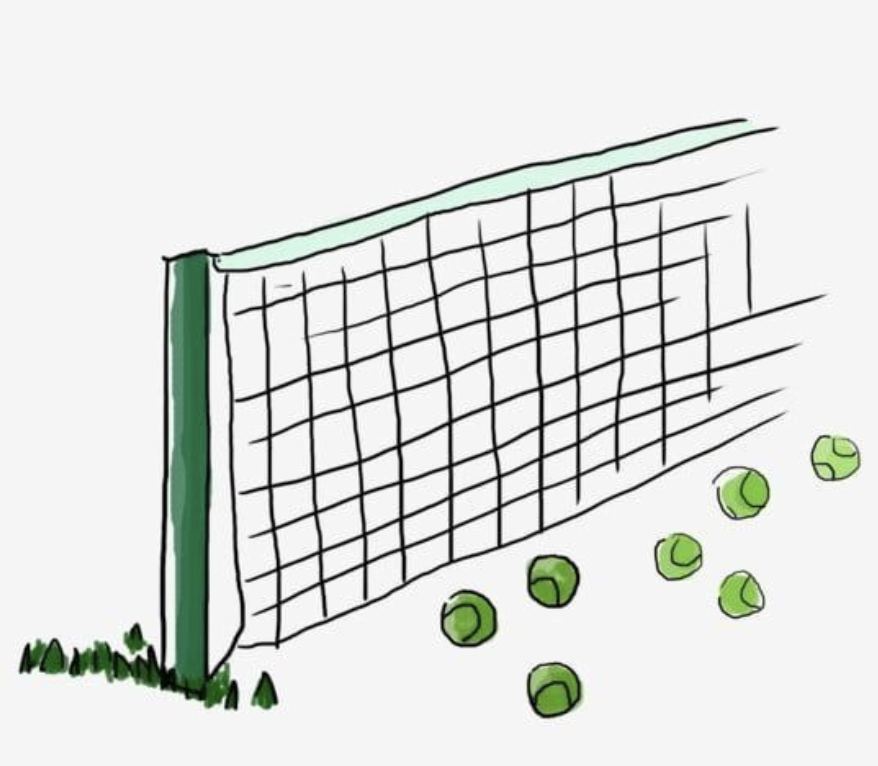
#> input picture dessins-source/filet.png, 878 x 766 px
$ python preparer-dessins.py
#> lines starting #> are read from the running program, lines starting #| are printed output that depends on the picture
#!/usr/bin/env python3
"""
============================================================================
 Prépare les dessins du premier écran.

     python3 scripts/preparer-dessins.py

 Les dessins d'origine sont dans `dessins-source/`, tels qu'ils sont arrivés :
 fond blanc ou crème, couleurs diverses, marges quelconques. Ce dossier n'est pas
 publié — il ne sert qu'à pouvoir refaire le travail. Le site, lui, ne veut qu'une chose de chacun
 d'eux : SA MATIÈRE. On la lui donne en trois gestes.

   1. LE FOND DISPARAÎT. Chaque pixel est jugé sur sa clarté : plus il est
      clair, plus il devient transparent. Un dessin au trait sur papier blanc
      se détoure ainsi tout seul, sans découpe et sans halo — et les demi-tons
      du crayon gardent leur demi-transparence.

   2. LE DESSIN PASSE À L'ENCRE DE LA MAISON. Une seule couleur, la même pour
      tous : c'est ce qui fait tenir ensemble neuf dessins qui n'ont ni le même
      auteur ni le même outil. Les dessins de tennis prennent le VERT SAPIN,
      ceux de la table gardent la TERRE BATTUE.

   3. LES MARGES TOMBENT. L'image est ramenée à son dessin, au pixel près :
      c'est la seule façon de pouvoir la positionner à un pourcentage d'écran
      et d'obtenir ce qu'on a demandé.

 Le seuil de clarté (`SEUIL`) est le seul réglage. Plus haut, le fond part
 mieux mais les traits pâles s'effacent ; plus bas, tout tient mais le papier
 laisse un voile.
============================================================================
"""

import os
import sys

SAPIN = (0x27, 0x52, 0x3D)   # le vert du club, pour les dessins de tennis
TERRE = (0xC0, 0x60, 0x3A)   # la terre battue, pour les dessins de table
CREME = (0xF4, 0xF1, 0xE9)   # pour les dessins posés SUR une surface sombre
CREME_SOURCE = (249, 234, 225)   # le papier des dessins d'origine, mesuré
SEUIL = 0.90                 # au-dessus de cette clarté, c'est du papier
GAMMA = 0.72                 # densifie les demi-tons : sans lui, un dessin peint
                             # aux couleurs claires arrive délavé sur la crème
DOSSIER = os.path.join(os.path.dirname(os.path.abspath(__file__)), "..", "images")

# Chaque source, sa couleur, le rognage à faire AVANT tout le reste (gauche,
# haut, droite, bas — pour les incrustations d'écran), et sa LARGEUR FINALE.
#
# Cette dernière est le double de la largeur d'affichage réglée dans
# `css/accueil.css` : de quoi être net sur un écran Retina, et rien de plus. Un
# dessin livré en 1000 px pour être affiché en 225 pèse quatre fois trop lourd,
# et il est chargé AVANT le premier affichage — c'est-à-dire au pire moment.
SOURCES = [
    ("trait-filet-2026-09a.png",    "filet.png",    SAPIN, (0, 0, 0, 0), 440, []),
    # LES QUATRE DESSINS ARRIVÉS EN SEPTEMBRE. Ils remplacent ceux du site
    # modèle, qui ont été retirés : plus une seule image de la table ne vient
    # d'ailleurs que d'ici.
    #
    # Les deux premiers sont des dessins au trait continu, sur fond blanc franc :
    # ils se détourent tout seuls et n'ont besoin d'aucune retouche. Le canister
    # de balles arrive DÉJÀ en vert sombre, ce qui ne change rien — le script ne
    # lit que la clarté de chaque pixel, jamais sa teinte, et repeint tout à
    # l'encre demandée.
    ("trait-balles-2026-09b.png",   "balles.png",   SAPIN, (0, 0, 0, 0), 300, []),
    # ⚠ LA CUISSON EN CRÈME N'EST PLUS PUBLIÉE. Elle a servi le temps d'une
    # version, quand le tableau d'affichage était posé sur une bande verte : un
    # dessin dont l'encre est cuite dans le fichier doit exister une fois par
    # fond sur lequel il se pose. Le site étant revenu à la crème partout, elle
    # n'a plus d'emploi. La ligne reste ici, en commentaire, parce que la règle,
    # elle, vaut toujours.
    #
    # ("trait-balles-creme-2026-09b.png", "balles.png", CREME, (0, 0, 0, 0), 300, []),
    ("trait-service-2026-09b.png",  "service.png",  SAPIN, (0, 0, 0, 0), 420, []),
    ("trait-joueur-2026-09b.png",   "joueur-trait.png", SAPIN, (0, 0, 0, 0), 470, []),
    ("trait-verres-2026-09b.png",   "verres.png",   TERRE, (0, 0, 0, 0), 620, []),
    ("trait-couvert-2026-09b.png",  "couvert.png",  TERRE, (0, 0, 0, 0), 520, []),
    ("trait-baskets-2026-09a.png",  "baskets.png",  SAPIN, (0, 0, 26, 0), 400, []),
    ("trait-raquette-2026-09a.png", "raquette.png", SAPIN, (0, 0, 0, 0), 240, []),
    # ⚠ CE JOUEUR-CI N'EST PLUS PUBLIÉ : il a été remplacé en septembre par un
    # dessin au trait continu, `joueur-trait.png`, accordé aux verres et au
    # couvert. La recette reste ici parce qu'elle est longue à retrouver et que
    # rien ne dit qu'on n'y reviendra pas.
    #
    # LE JOUEUR PORTE DEUX INCRUSTATIONS DE PINTEREST, et elles sont posées SUR
    # ses pieds. On ne peut donc pas les couper : il faut les effacer.
    #
    #   « voile »  la pastille claire du bas à gauche est semi-transparente : le
    #              dessin est dessous, simplement éclairci. On lui rend sa
    #              densité — les deux nombres sont la droite qui ramène le fond
    #              voilé au fond réel, et le trait voilé au trait réel.
    #   « gomme »  on peint le papier par-dessus le texte.
    #   « encre »  même chose, mais seulement sur ce qui est VRAIMENT noir : à
    #              cette hauteur, le dessin passe derrière les lettres, et lui
    #              n'est jamais aussi sombre qu'elles.
    #   « copie »  la ligne de sol, effacée avec le texte, est reprise à droite
    #              où elle est intacte, et recollée en miroir. Le raccord tombe
    #              pile à la limite des deux zones.
    # ("trait-joueur-2026-09a.png",   "joueur.png",   SAPIN, (0, 0, 0, 0), 460, [
    # ("voile", 0, 1167, 280, 1246, 1.710, -0.708),
    # ("gomme", 20, 1203, 262, 1246),
    # ("encre", 20, 1186, 262, 1203, 125),
    # ("gomme", 872, 1142, 1010, 1246),
    # ("copie", 300, 1198, 560, 1240, 40),
    # ]),
]

# Les dessins d'origine, tels qu'ils sont arrivés : ils restent dans le projet
# pour qu'on puisse toujours refaire le travail. Ce dossier N'EST PAS PUBLIÉ.
SOURCES_DIR = os.path.join(os.path.dirname(os.path.abspath(__file__)), "..", "dessins-source")


# [45 lines left out: function retoucher, not called in this run]


def main() -> int:
    try:
        from PIL import Image
    except ImportError:
        print("Pillow est nécessaire :  python3 -m pip install Pillow")
        return 1

    for sortie, source, encre, rognage, largeur_finale, retouches in SOURCES:
        chemin = os.path.join(SOURCES_DIR, source)
        if not os.path.exists(chemin):
            print(f"  {sortie:32} source absente, ignoré")
            continue

        im = Image.open(chemin).convert("RGB")

        # 0 : les retouches, sur l'image d'origine et dans ses coordonnées.
        if retouches:
            im = retoucher(im, retouches)

        g, h, d, b = rognage
        im = im.crop((g, h, im.width - d, im.height - b))

        # 1 et 2 : le papier devient transparent, le trait devient l'encre.
        largeur, hauteur = im.size
#> largeur = 878; hauteur = 766
        pixels = im.load()
        sortie_im = Image.new("RGBA", (largeur, hauteur), (0, 0, 0, 0))
#> sortie_im: PIL image 878x766 RGBA; every value is 0
        cible = sortie_im.load()
        for y in range(hauteur):
            for x in range(largeur):
                r, v, bl = pixels[x, y]
                clarte = (0.2126 * r + 0.7152 * v + 0.0722 * bl) / 255.0
                if clarte >= SEUIL:
                    continue
                # De SEUIL (rien) à 0 (plein) : la matière du trait, redressée
                # par la gamma pour que les demi-tons tiennent sur la crème.
                matiere = min(1.0, (SEUIL - clarte) / SEUIL) ** GAMMA
                alpha = int(round(255 * matiere))
                cible[x, y] = (encre[0], encre[1], encre[2], alpha)

        # 3 : au dessin, au pixel près.
        boite = sortie_im.getbbox()
#> boite = (18, 117, 862, 720)
        if boite:
            sortie_im = sortie_im.crop(boite)
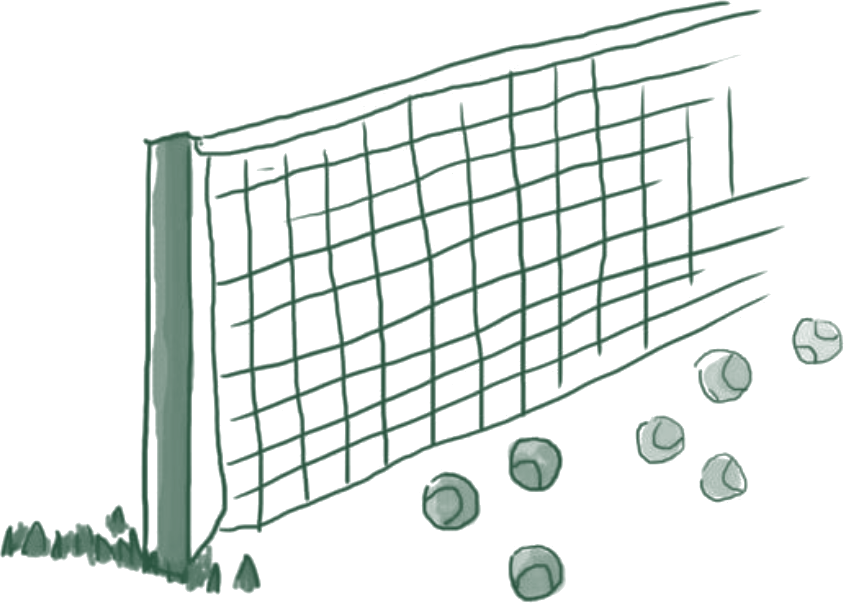
#> sortie_im: PIL image 844x603 RGBA; mean R, G, B, A 8, 16.7, 12.4, 30.3; transparent parts drawn white

        # 4 : à sa taille d'affichage, jamais plus.
        if sortie_im.width > largeur_finale:
            hauteur_finale = round(sortie_im.height * largeur_finale / sortie_im.width)
#> hauteur_finale = 314
            sortie_im = sortie_im.resize((largeur_finale, hauteur_finale), Image.LANCZOS)
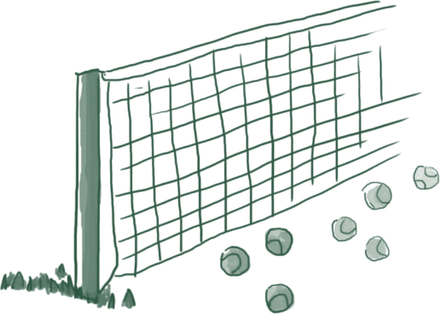
#> sortie_im: PIL image 440x314 RGBA; mean R, G, B, A 8.6, 20.7, 14.1, 30.6; transparent parts drawn white

        # 5 : en huit bits au lieu de trente-deux.
        #
        # Un dessin monochrome n'a qu'UNE couleur et deux cent cinquante-six
        # transparences. Enregistré en couleurs vraies, chaque pixel pèse quatre
        # octets pour ne rien dire de plus. On le range donc dans une palette où
        # les 256 entrées portent la même encre, et où c'est la TRANSPARENCE de
        # chaque entrée qui change. Même image à l'œil, quatre fois plus légère.
        indices = sortie_im.getchannel("A").convert("P")
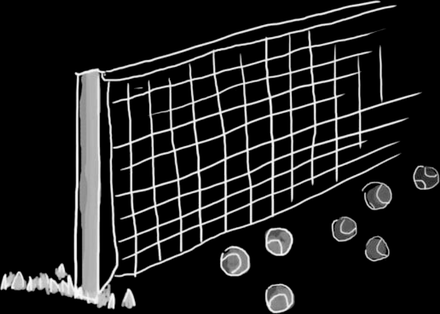
#> indices: PIL image 440x314 P; min 0, max 255, mean 30.6
        indices.putpalette(list(encre) * 256)
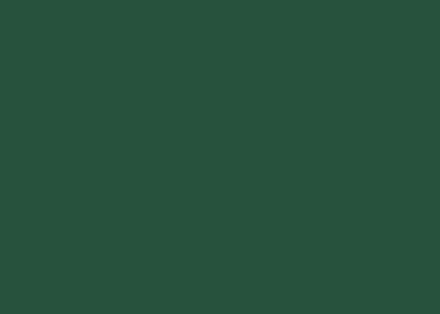
#> indices: PIL image 440x314 P; mean R, G, B 39, 82, 61
        chemin_sortie = os.path.join(DOSSIER, sortie)
        indices.save(chemin_sortie, optimize=True, transparency=bytes(range(256)))
        poids = os.path.getsize(chemin_sortie) // 1024
        print(f"  {sortie:32} {sortie_im.width}×{sortie_im.height}   {poids} ko")
#|   trait-filet-2026-09a.png         440×314   40 ko
#> pass 2 of the loop in main, `for sortie, source, encre, rognage, largeur_finale, retouches in SOURC..`:
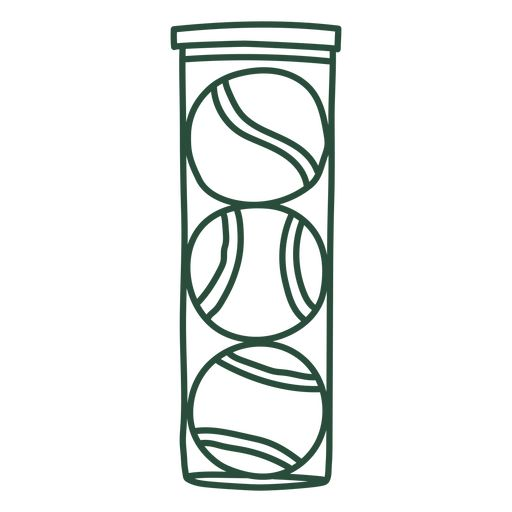
#> input picture dessins-source/balles.png, 512 x 512 px
#> in main, im is the input picture: PIL image 512x512 RGB; mean R, G, B 234.8, 238, 236.5
#> boite = (170, 21, 342, 491)
#> in main, `sortie_im = sortie_im.crop(boite)`:
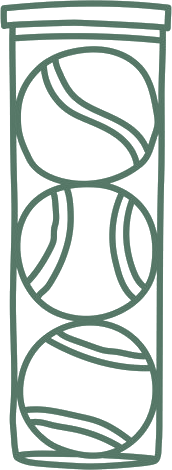
#> sortie_im: PIL image 172x470 RGBA; mean R, G, B, A 13.1, 27.6, 20.6, 60.1; transparent parts drawn white
#> in main, `indices.putpalette(list(encre) * 256)`:
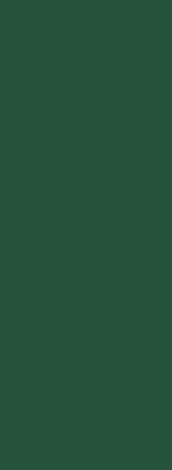
#> indices: PIL image 172x470 P; mean R, G, B 39, 82, 61
#|   trait-balles-2026-09b.png        172×470   24 ko
#> pass 3 of the loop in main, `for sortie, source, encre, rognage, largeur_finale, retouches in SOURC..`:
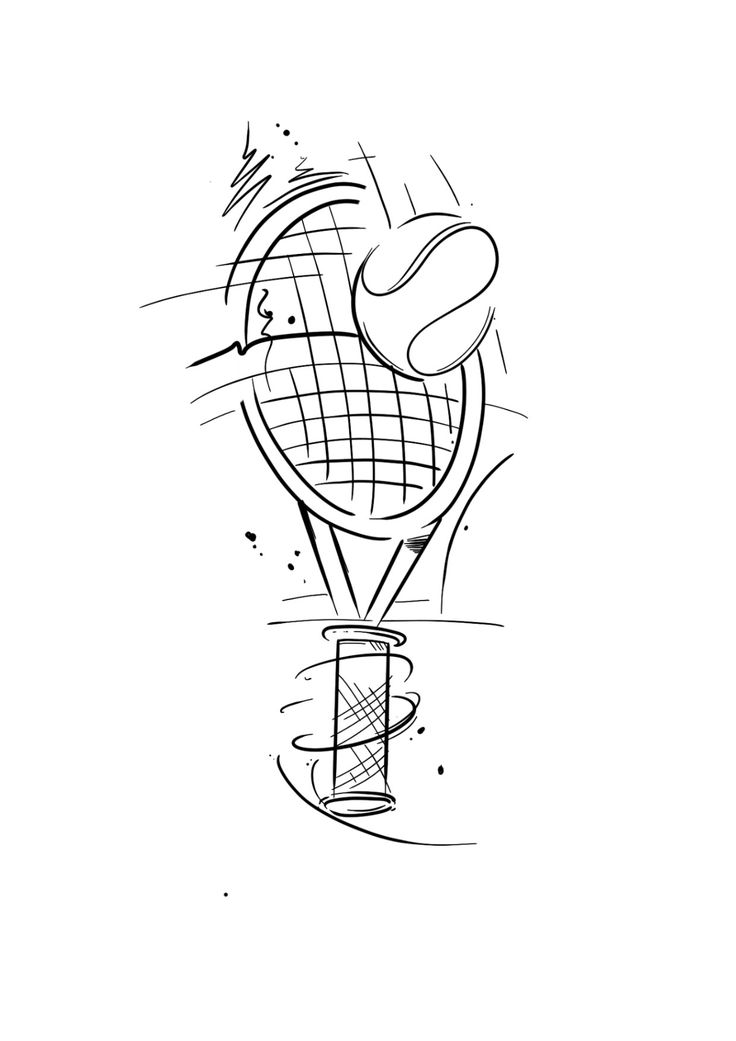
#> input picture dessins-source/service.png, 736 x 1041 px
#> in main, im is the input picture: PIL image 736x1041 RGB; min 0, max 255, mean 247.5
#> boite = (139, 121, 528, 897)
#> in main, `sortie_im = sortie_im.crop(boite)`:
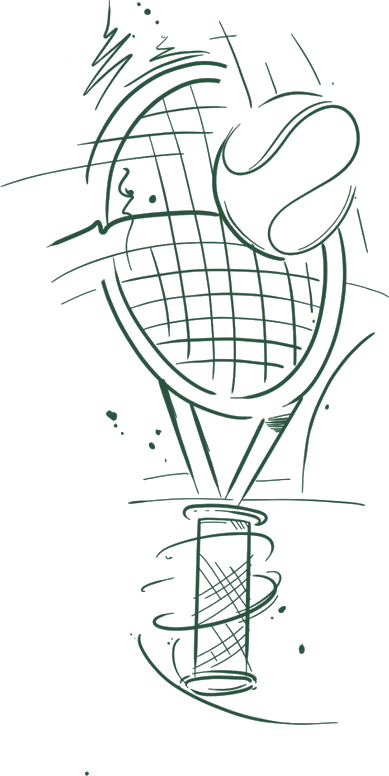
#> sortie_im: PIL image 389x776 RGBA; mean R, G, B, A 4.1, 8.7, 6.5, 18.9; transparent parts drawn white
#> in main, `indices.putpalette(list(encre) * 256)`:
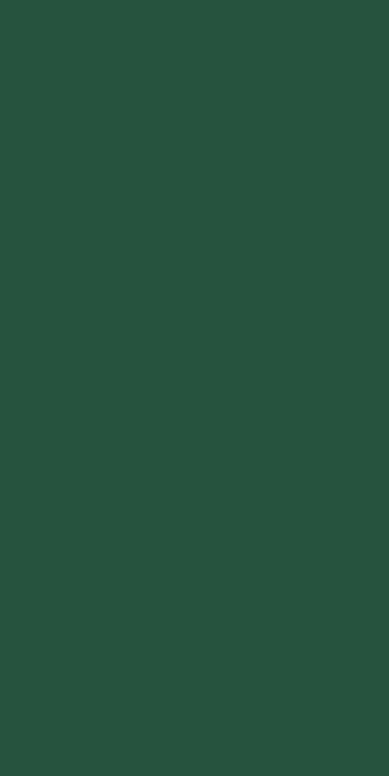
#> indices: PIL image 389x776 P; mean R, G, B 39, 82, 61
#|   trait-service-2026-09b.png       389×776   40 ko
#> the loop made 8 passes; the first 3 are shown

    return 0


if __name__ == "__main__":
    sys.exit(main())
#> (the program exits here)
